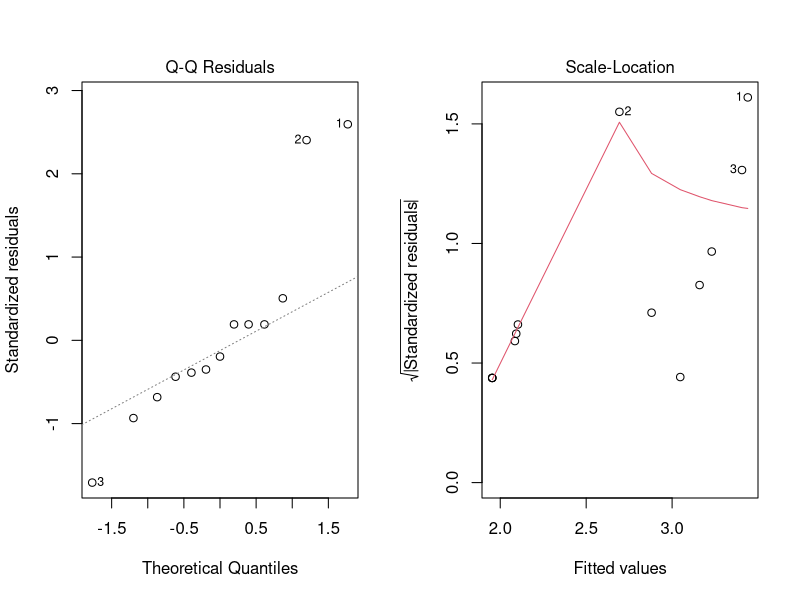

R code for this plot:
## ---- chunk 1
knitr::opts_chunk$set(echo = TRUE)
## ---- chunk 2
# Load training data set
trainingDat <- read.csv(file = 'rocky.csv', header = TRUE)

# Remove the comment column
colCount <- length(colnames(trainingDat))
trainingDat <- trainingDat[,1:(colCount-1)]

# Show data
trainingDat
## ---- chunk 3
# Build regression model
lm1 <- lm(grade ~ ., data = trainingDat)

# Predict the two samples used in Doug's plot
# titleScore,overviewScore,movieRating,comment
# 12.28,9.82,6.40,# 7555	rambo@Rambo
# 0.00,10.76,7.10,# 1368	rambo@First Blood
predict(lm1, data.frame(titleScore=12.28, overviewScore=9.82, ratingScore=6.40))
predict(lm1, data.frame(titleScore=0, overviewScore=10.76, ratingScore=7.10))
## ---- chunk 4
summary(lm1)
## ---- chunk 5
# Plot the "diagnostic residuals plots":
par(mfrow = c(1, 2))
plot(lm1, which = 2)
plot(lm1, which = 3)
